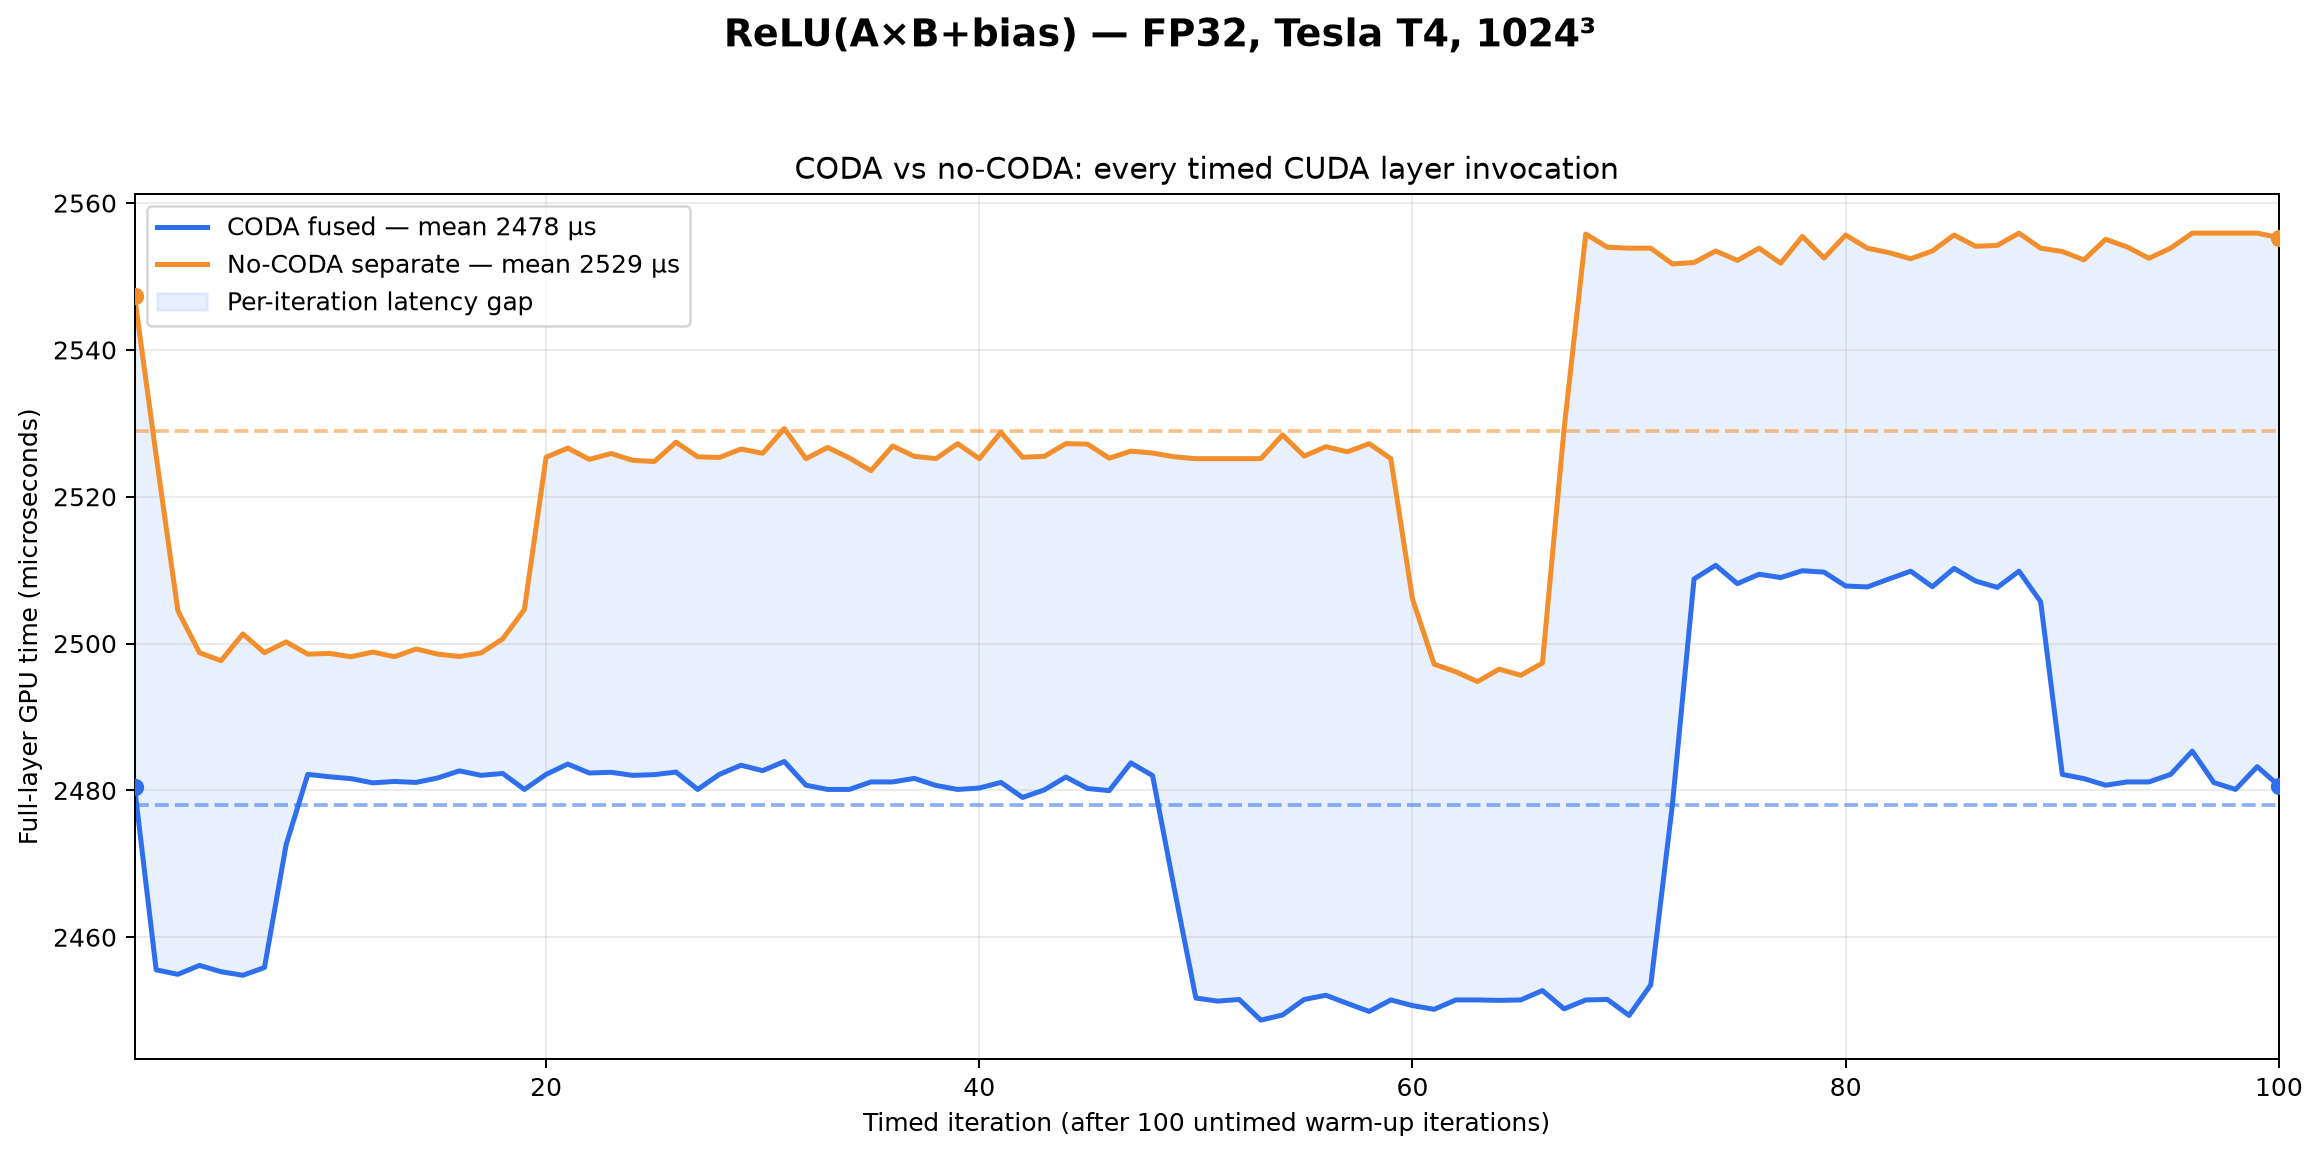

Python code for this plot:
"""Generate plots and a report for the CODA vs no-CODA CUDA benchmark."""

from __future__ import annotations

import csv
from pathlib import Path

import matplotlib.pyplot as plt


ROOT = Path(__file__).resolve().parent
RESULTS_FILE = ROOT / "coda_cuda_results.csv"
TIMELINE_FILE = ROOT / "coda_cuda_timeline.csv"
PLOT_FILE = ROOT / "coda_cuda_benchmarks.png"
REPORT_FILE = ROOT / "coda_cuda_benchmark_report.txt"

ORDER = ["coda-fused", "no-coda-separate"]
LABELS = {
    "coda-fused": "CODA\n1 fused kernel",
    "no-coda-separate": "No-CODA\n3 separate kernels",
}
COLORS = {"coda-fused": "#2f6fed", "no-coda-separate": "#f28e2b"}


def load_results() -> list[dict[str, str]]:
    with RESULTS_FILE.open(newline="", encoding="utf-8") as csv_file:
        rows = list(csv.DictReader(csv_file))
    by_name = {row["implementation"]: row for row in rows}
    missing = set(ORDER) - by_name.keys()
    if missing:
        raise RuntimeError(f"Missing benchmark rows: {', '.join(sorted(missing))}")

    selected = [by_name[name] for name in ORDER]
    comparison_keys = ("gpu", "m", "k", "n", "repeats")
    if any(len({row[key] for row in selected}) != 1 for key in comparison_keys):
        raise RuntimeError("Both rows must use the same GPU, shape, and repetitions.")
    return selected


def load_timeline() -> list[dict[str, str]]:
    with TIMELINE_FILE.open(newline="", encoding="utf-8") as csv_file:
        return list(csv.DictReader(csv_file))


def build_report(rows: list[dict[str, str]]) -> str:
    coda, no_coda = rows
    coda_ms = float(coda["average_ms"])
    no_coda_ms = float(no_coda["average_ms"])
    speedup = no_coda_ms / coda_ms
    latency_reduction = (no_coda_ms - coda_ms) / no_coda_ms * 100
    saved_ms = no_coda_ms - coda_ms
    output_bytes = int(coda["m"]) * int(coda["n"]) * 4
    avoided_bytes = 4 * output_bytes

    return f"""CODA vs no-CODA CUDA benchmark report
=======================================
Operation: ReLU(A x B + bias), FP32
Shape: M={coda['m']}, K={coda['k']}, N={coda['n']}
GPU: {coda['gpu']}; repetitions: {coda['repeats']} after warm-up

Measured results
----------------
CODA fused epilogue: {coda_ms:.3f} ms, {float(coda['tflops']):.3f} effective TFLOP/s
No-CODA separate:    {no_coda_ms:.3f} ms, {float(no_coda['tflops']):.3f} effective TFLOP/s
CODA saves {saved_ms:.3f} ms per layer, is {speedup:.2f}x faster, and reduces
end-to-end layer latency by {latency_reduction:.1f}% in this run.

Correctness signal
------------------
Both programs produced C[0,0] = {float(coda['c00']):.6f}. They use the same
deterministic input and bias initialization. Checking the full output against a
reference would be stronger than this single-element smoke test.

What changed
------------
Both versions use the same 16x16 shared-memory tiled FP32 GEMM main loop. The
difference is the epilogue—the work performed after the dot-product accumulator
is ready:

CODA keeps the accumulator in a register, adds bias, applies ReLU, and performs
one final global-memory store, all inside one kernel launch.

No-CODA launches three kernels: GEMM writes raw C to global memory, the bias
kernel reads and rewrites C, and the ReLU kernel reads and rewrites C again.

Why fusion helps
----------------
1. Global-memory traffic: for a 1024x1024 FP32 output, C occupies 4 MiB. The
   separate path performs one GEMM write plus two read-modify-write passes: about
   20 MiB of C traffic. The fused path writes C once: about 4 MiB. Fusion avoids
   roughly {avoided_bytes / 1024**2:.0f} MiB of intermediate C traffic per layer
   invocation, ignoring cache effects.
2. Kernel-launch overhead: the fused path launches one timed kernel instead of
   three. It avoids two launches and the scheduling boundaries between stages.
3. Locality: bias and ReLU consume the accumulator while it is still in a fast
   per-thread register. The intermediate value never needs a VRAM round trip.
4. Arithmetic intensity: fusion performs more useful work for each byte moved
   through global memory, improving the compute-to-memory-traffic ratio.

Jargon decoder
--------------
Epilogue: operations applied to GEMM accumulators before storing output.
Fusion: combine operations that were separate kernels into one kernel.
Register: very fast thread-private storage located on the GPU execution unit.
Global memory/VRAM: large off-chip GPU memory with much higher access latency.
Shared memory: fast on-chip storage shared by threads in one CUDA block.
Tiling: cooperatively load small A/B blocks and reuse them for many FMAs.
FMA: fused multiply-add; conventionally counted as two floating-point operations.
Arithmetic intensity: FLOPs per byte transferred; higher can reduce memory limits.
Kernel launch: CPU/runtime command that schedules a GPU kernel.

Interpretation limits
---------------------
The reported TFLOP/s counts GEMM FLOPs but divides by full-layer time, so it is
an effective comparison metric—not a measurement of every bias/ReLU operation.
This is one run, one shape, one tile size, and one Tesla T4. Repeat trials and
multiple shapes are needed for confidence intervals and broader conclusions.

Timeline measurement
--------------------
The graph shows every timed invocation after a 100-invocation untimed warm-up
buffer. CUDA events measure elapsed GPU time at microsecond-scale resolution;
nanosecond sampling would imply more precision than this measurement provides.
"""


def make_plot(rows: list[dict[str, str]], timeline: list[dict[str, str]]) -> None:
    iterations = [int(row["iteration"]) for row in timeline]
    coda_us = [float(row["coda_fused_ms"]) * 1_000 for row in timeline]
    no_coda_us = [float(row["no_coda_separate_ms"]) * 1_000 for row in timeline]
    coda_mean_us = float(rows[0]["average_ms"]) * 1_000
    no_coda_mean_us = float(rows[1]["average_ms"]) * 1_000

    fig, axis = plt.subplots(figsize=(13, 6.5))
    axis.plot(
        iterations,
        coda_us,
        color=COLORS["coda-fused"],
        linewidth=2,
        label=f"CODA fused — mean {coda_mean_us:.0f} µs",
    )
    axis.plot(
        iterations,
        no_coda_us,
        color=COLORS["no-coda-separate"],
        linewidth=2,
        label=f"No-CODA separate — mean {no_coda_mean_us:.0f} µs",
    )
    axis.fill_between(
        iterations,
        coda_us,
        no_coda_us,
        color=COLORS["coda-fused"],
        alpha=0.10,
        label="Per-iteration latency gap",
    )
    axis.axhline(coda_mean_us, color=COLORS["coda-fused"], alpha=0.55, linestyle="--")
    axis.axhline(
        no_coda_mean_us,
        color=COLORS["no-coda-separate"],
        alpha=0.55,
        linestyle="--",
    )
    axis.scatter(
        [iterations[0], iterations[-1]],
        [coda_us[0], coda_us[-1]],
        color=COLORS["coda-fused"],
        s=35,
        zorder=3,
    )
    axis.scatter(
        [iterations[0], iterations[-1]],
        [no_coda_us[0], no_coda_us[-1]],
        color=COLORS["no-coda-separate"],
        s=35,
        zorder=3,
    )
    axis.set_title("CODA vs no-CODA: every timed CUDA layer invocation")
    axis.set_xlabel("Timed iteration (after 100 untimed warm-up iterations)")
    axis.set_ylabel("Full-layer GPU time (microseconds)")
    axis.set_xlim(iterations[0], iterations[-1])
    axis.grid(alpha=0.25)
    axis.legend(loc="best")

    fig.suptitle(
        "ReLU(A×B+bias) — FP32, Tesla T4, 1024³",
        fontsize=15,
        weight="bold",
    )
    fig.tight_layout(rect=(0, 0, 1, 0.94))
    fig.savefig(PLOT_FILE, dpi=180, bbox_inches="tight")
    plt.close(fig)


def main() -> None:
    rows = load_results()
    timeline = load_timeline()
    report = build_report(rows)
    make_plot(rows, timeline)
    REPORT_FILE.write_text(report, encoding="utf-8")
    print(report)
    print(f"Chart saved to: {PLOT_FILE}")
    print(f"Report saved to: {REPORT_FILE}")


if __name__ == "__main__":
    main()
